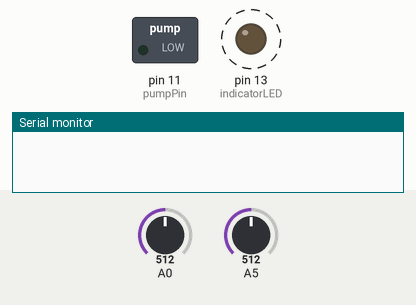
The sketch below on a simulated Arduino Uno, built with avr-gcc and run on an emulated ATmega328P. Parts: switched loads named in the sketch (green lamp = pin HIGH), output pins drawn as LEDs (lit = HIGH), the last lines printed to the serial monitor. Dashed ring = blinking. Inputs (shaded band) come from the test bench; at power-on: A0 = 512, A5 = 512.

Above: at 3.3 s.
3.4 s: A0 set to 881
At 7.8 s:
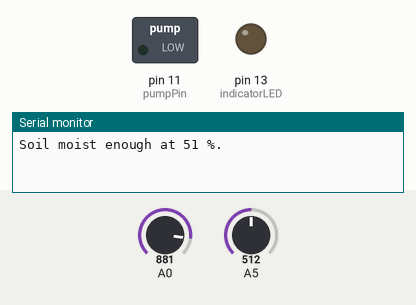
9.0 s: A0 set to 903
At 46.0 s:
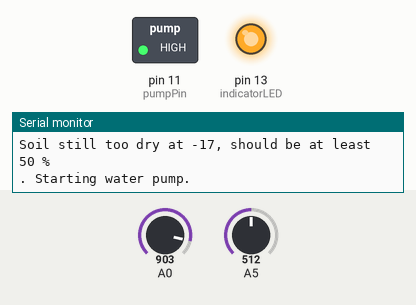
Timing chart, 0 to 46.5 s (numbered marks = the images above; inputs shaded):
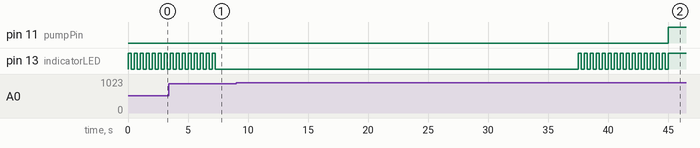

The sketch:

adaptive_irrigator.ino
```cpp
const int pumpTimer = 30 ; // Seconds to run the pump

// Pin configuration
const int pumpPin = 11 ;
const int indicatorLED = 13 ; // Built-in led


// Calibrations
// get the max and min values for the soil humidity sensor. Those can be read if you read the sensor output when dry and submerged in water.
const int dry = 835; // value for dry sensor
const int wet = 440; // value for wet sensor

const int pMax = 1023; // Value when potentiometer is at max
const int pMin = 0;


// Initialization
void setup()
{
  Serial.begin(9600);
  pinMode(pumpPin,OUTPUT);   // Pump relay
  pinMode(indicatorLED,OUTPUT);
}


int getSoilHumidity()
{
  // Use average of 3 sensor readings
  int soilIterator = 0;
  for (int i=0; i<3; i++)
  {
    soilIterator += analogRead(A0);

    // toggle indicator LED while reading sensor
    for ( int b=0; b<5; b++)
    {
      digitalWrite(indicatorLED, HIGH);
      delay(250);
      digitalWrite(indicatorLED, LOW);
      delay(250);
    }
  }

  int sensorVal = soilIterator/3;
  // Sensor has a range of wet and dry; map the calibrated values betweeen 0 to 100 percent
  int percentageHumididy = map(sensorVal, wet, dry, 100, 0);
  return(percentageHumididy);
}

int readPotentiometer()
{
  // Read the potentiometer to actionLevel,
  // which indicate at what humidity level to start the pump
  int pVal = analogRead(A5);
  int actionLevel= map(pVal, pMin, pMax, 0, 100);
  return(actionLevel);
}

void runPump(int runsec)
{
  if (digitalRead(pumpPin) == LOW)
  {
    Serial.println(". Starting water pump.");

    digitalWrite(pumpPin, HIGH);
    digitalWrite(indicatorLED, HIGH);
  }
}

void stopPump()
{
  if (digitalRead(pumpPin) == HIGH)
  {
    Serial.println("Stopping water pump");
    digitalWrite(pumpPin, LOW);
    digitalWrite(indicatorLED, LOW);
  }
}

void loop()
{

  int soilHumidity = getSoilHumidity();
  int actionLevel = readPotentiometer();

  if( soilHumidity <= actionLevel)
  {
    Serial.print("Soil still too dry at ");
    Serial.print(soilHumidity);
    Serial.print(", should be at least ");
    Serial.print(actionLevel);
    Serial.println(" %");
    runPump(pumpTimer);
  }
  if( soilHumidity > actionLevel)
  {
    Serial.print("Soil moist enough at ");
    Serial.print(soilHumidity);
    Serial.println(" %. ");
    stopPump();
  }
  delay(pumpTimer*1000);
}
```

Measured:
- the behaviour switches between 889 and 890 on A0 (found by bisection; images 1 and 2)
